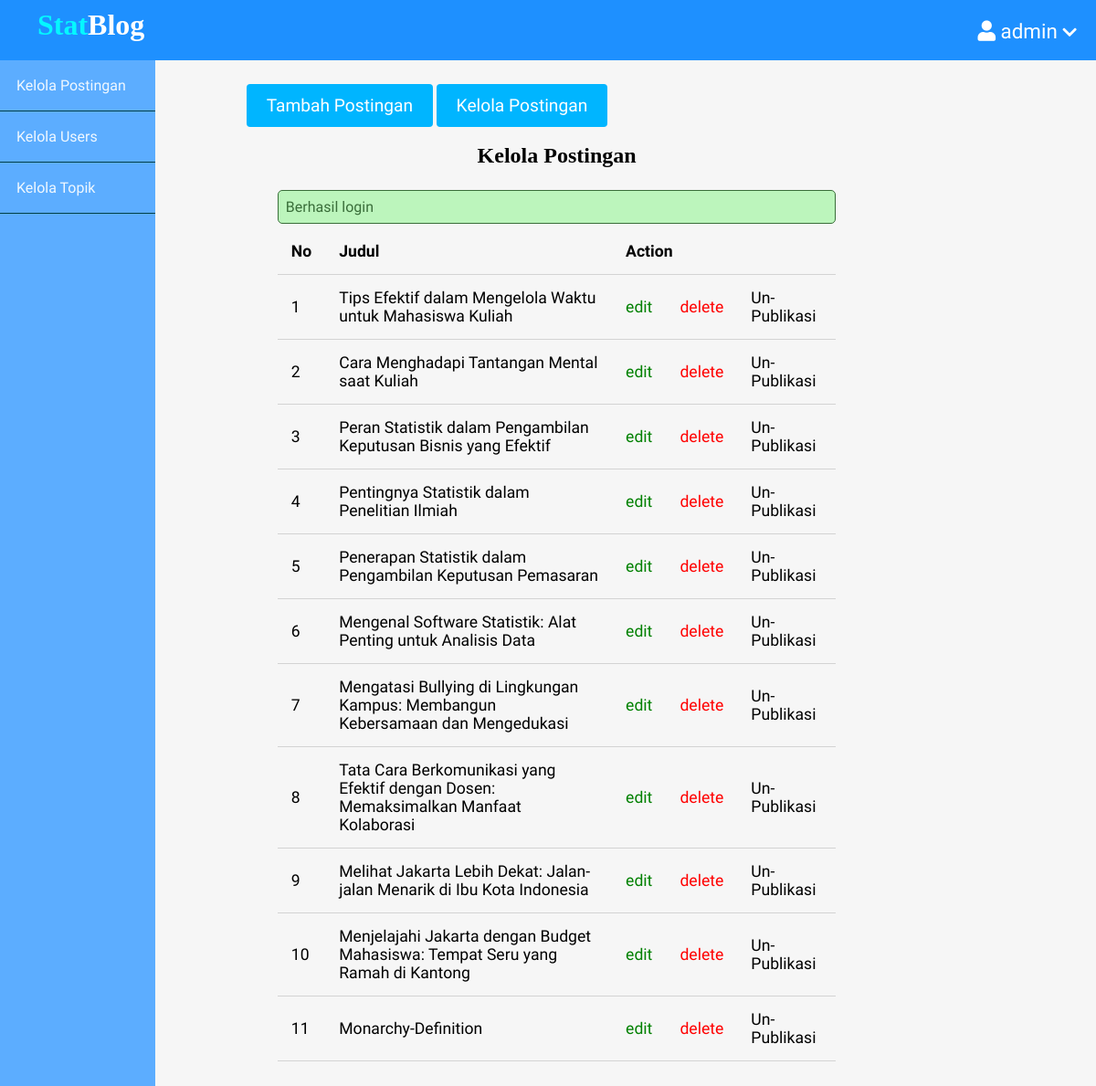
Page /admin/posts/index.php (signed in) on the earlier database version.
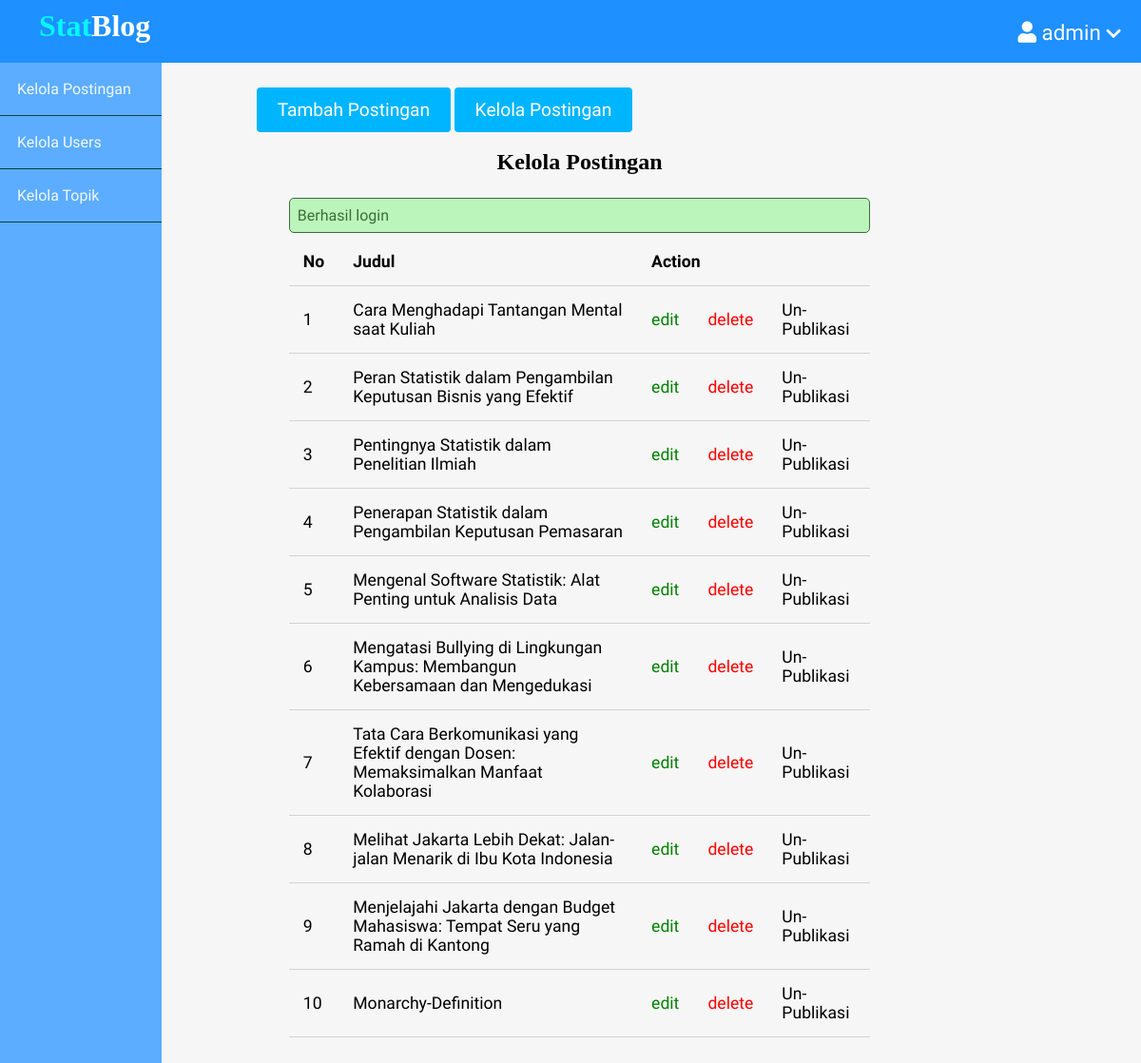
Same page on the later database version.
### tables this page shows
CREATE TABLE `posts` (
  `id` int(11) NOT NULL,
  `user_id` int(11) NOT NULL,
  `topic_id` int(11) DEFAULT NULL,
  `title` varchar(255) NOT NULL,
  `image` varchar(255) NOT NULL,
  `body` text NOT NULL,
  `published` tinyint(4) NOT NULL,
  `created_at` datetime NOT NULL DEFAULT '2023-06-06 00:00:00'
);

### app/database/db.php (called while the page is built, shortened)
<?php
require('connect.php');
function selectAll($table, $conditions = [])
{
    global $conn;
    $sql = "SELECT * FROM $table";
    if (empty($conditions)) {
        $stmt = $conn->prepare($sql);
        $stmt->execute();
        $records = $stmt->get_result()->fetch_all(MYSQLI_ASSOC);
        return $records;
    }
}

### app/controllers/posts.php (called while the page is built, shortened)
<?php
include(ROOT_PATH . "/app/database/db.php");
$table = 'posts';
$posts = selectAll($table);

### admin/posts/index.php (the view, shortened to what this page needs)
<?php include(ROOT_PATH . "/app/controllers/posts.php");
?>
<!DOCTYPE html>
<html lang="en">
    <head>
        <link rel="stylesheet"
            href="https://use.fontawesome.com/releases/v5.7.2/css/all.css"
>
        <link rel="stylesheet" href="../../assets/css/style.css">
        <link rel="stylesheet" href="../../assets/css/admin.css">
    </head>
    <body>
    <?php include(ROOT_PATH . "/app/includes/adminHeader.php"); ?>
        <div class="admin-wrapper">
        <?php include(ROOT_PATH . "/app/includes/adminSidebar.php"); ?>
            <div class="admin-content">
                <div class="button-group">
                    <a href="create.php" class="btn btn-big">Tambah Postingan</a>
                    <a href="index.php" class="btn btn-big">Kelola Postingan</a>
                </div>
                <div class="content">
                    <h2 class="page-title">Kelola Postingan</h2>
                    <?php include(ROOT_PATH . "/app/includes/messages.php"); ?>
                    <table>
                        <thead>
                            <th>No</th>
                            <th>Judul</th>
                            <th colspan="3">Action</th>
                        </thead>
                        <tbody>
                            <?php foreach ($posts as $key => $post): ?>
                                <tr>
                                    <td><?php echo $key + 1; ?></td>
                                    <td><?php echo $post['title'] ?></td>
                                    <td><a href="edit.php?id=<?php echo $post['id']; ?>" class="edit">edit</a></td>
                                    <td><a href="edit.php?delete_id=<?php echo $post['id']; ?>" class="delete">delete</a></td>
                                    <?php if ($post['published']): ?>
                                        <td><a href="edit.php?published=0&p_id=<?php echo $post['id'] ?>" class="unpublish">Un-Publikasi</a></td>
                                    <?php else: ?>
                                        <td><a href="edit.php?published=1&p_id=<?php echo $post['id'] ?>" class="publish">Publikasi</a></td>
                                    <?php endif; ?>
                                </tr>
                            <?php endforeach; ?>
                        </tbody>
                    </table>
                </div>
            </div>
        </div>
    </body>
</html>

Differences in the rows shown:
removed posts: title "Tips Efektif dalam Mengelola Waktu untuk Mahasiswa Kuliah"
